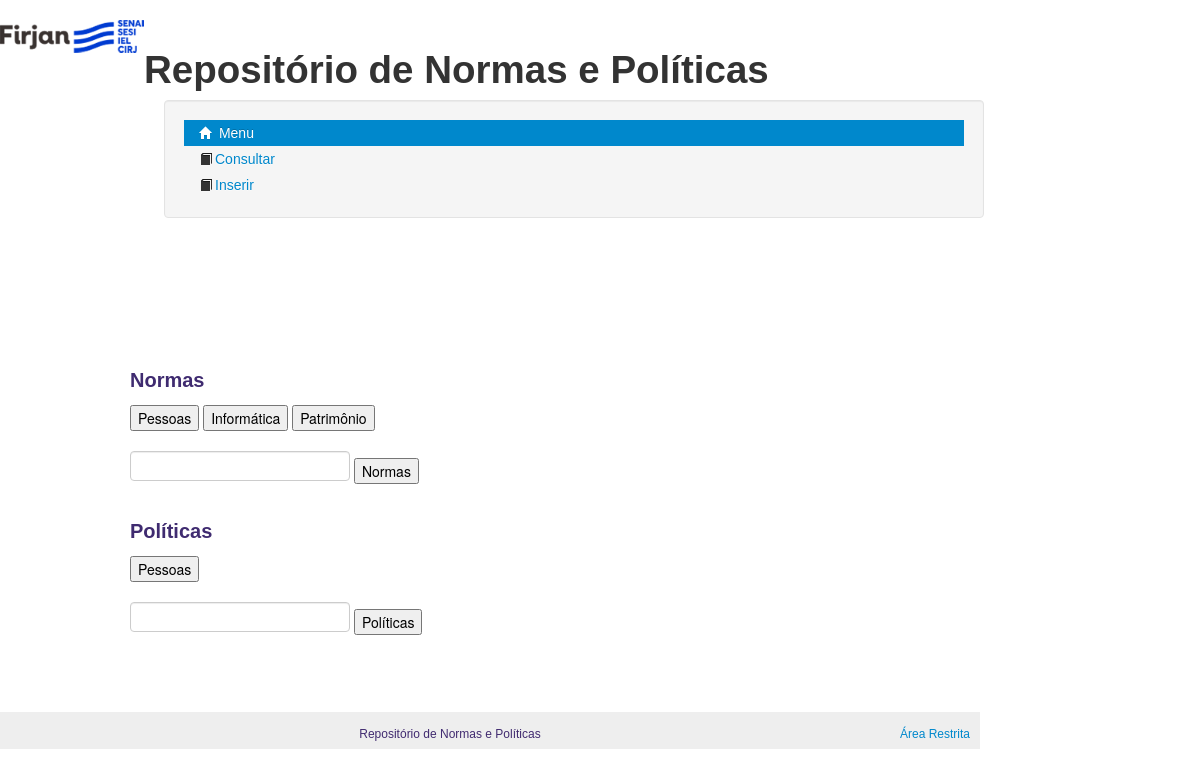
The page / on the database its author committed.
### tables this page shows
CREATE TABLE "classe" (
	"tipo"	TEXT,
	"nome"	TEXT NOT NULL,
	"cod"	TEXT NOT NULL
);

### index.php (the view, shortened to what this page needs)
<!DOCTYPE html>
<html>
	<head>
		<link rel="stylesheet" href="bootstrap/css/bootstrap.min.css">
		<link rel="stylesheet" href="bootstrap/css/estilo.css" type="text/css">
					<br><div id="logo">
            		  <a href="index.php"><img src="bootstrap/img/logo.png" alt="logo"></a>
					</div></br>
	</head>
    <body>
        <div class="container">
          <h1>Reposit&oacute;rio de Normas e Pol&iacute;ticas</h1><?php
            if(isset($_SESSION["id"])) {
                ?>
                    <h3>Painel de Controle</h3>
                    <div class="well span10">
                    <ul class="nav nav-list">
                      <li class="active"><a href="#"><i class="icon-home icon-white"></i> Menu</a></li>
                      <li><a href="Admin/cadastrarNorma.php"><i class="icon-pencil"></i> Cadastrar Nova Norma</a></li>
                      <li><a href="Admin/consultarNorma.php"><i class ="icon-user"></i>Consultar Norma</a></li>
                      <li><a href="Admin/consultarUsuario.php"><i class ="icon-user"></i>Consultar Usuário</a></li>
                      <li><a href="Admin/cadastrarUsuario.php"><i class ="icon-edit"></i>Cadastrar Usuário</a></li>
                      <li><a href="Admin/alterarSenha.php"><i class ="icon-lock"></i>Alterar Senha</a></li>
                      <li><a href="sair.php"><i class ="icon-off"></i>Sair</a></li>
                    </ul>
                  </div>
                <?php
            } else {?>
					<div class="well span10">
					<ul class="nav nav-list">
					<li class="active"><a href="#"><i class="icon-home icon-white"></i> Menu</a></li>
					<li><a href="#"><i class="icon-book"></i>Consultar</a></li>
                    <li><a href="Admin/AdmLogin.php"><i class="icon-book"></i>Inserir</a></li>
                    </ul>
					</div>
            <?php
            }?>
            <br>
             <br>
               <br>
                 <br>
                   <br>
                     <br>
        	<br><div id="conteudo">
        	<br>
        	<br>
        	<br>
        	<br>
        	<br>
        	<br>
        	<?php
            $con=  new PDO('sqlite:data.sqlite');
            $tipos = [
                'NA' => 'Normas',
                'PL' => 'Pol&iacute;ticas'
            ];
            foreach ($tipos as $tipo  => $nome) {
            ?>
                <form>
        		<h2><?php echo $nome; ?></h2>
        		<?php
        		$sth = $con->prepare('SELECT * FROM classe WHERE tipo = :tipo');
        		$sth->execute([
        		    ':tipo' => $tipo,
        		]);
        		while($item = $sth->fetch()) {
        		    ?>
                    <button type="submit" name="classeTipo" value="<?php echo $item['cod'].'|'.$item['tipo'];?>">
                        <?php echo $item['nome'];?>
                    </button><?php
        		}
        		?> <br><br>
        		<input type="text" name="q">
                <button type="submit" name="tipo" value="<?php echo $tipo;?>">
                    <?php echo $nome;?>
                </button></p>
                </form><?php
            }?>
        	</div>
        </div>
        <div id="rodape">
        	Reposit&oacute;rio de Normas e Pol&iacute;ticas<?php include_once 'includs/rodape.php'; ?>
        </div>
    </body>
</html>

### rows shown on the page
classe: nome "Pessoas"
classe: nome "Informática"
classe: nome "Patrimônio"
classe: nome "Pessoas"

### other values the page prints
$nome "Normas"
$nome "Políticas"
